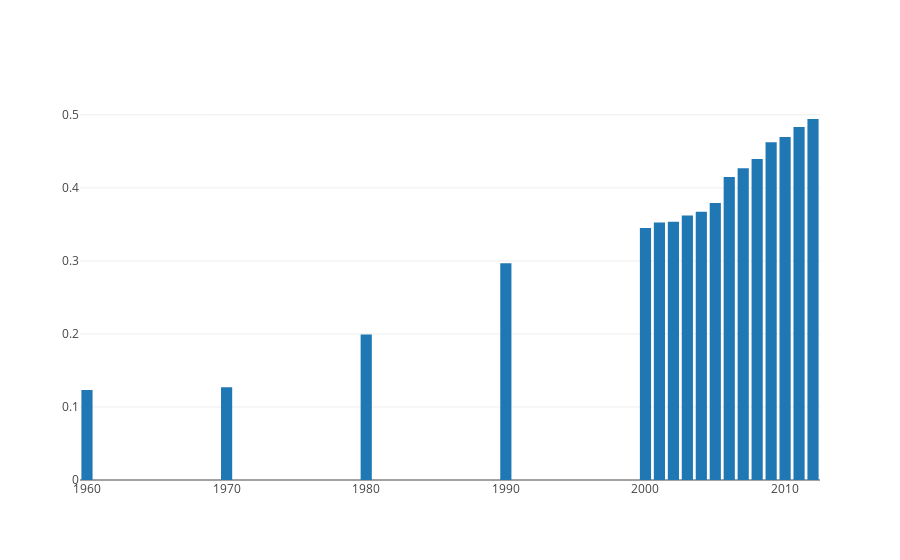

This figure's notebook cell:
### Markdown cell above
Vervolgens kunnen we bepaalde kolommen selecteren met een syntax die vergelijkbaar is als voor python dictionaries. `df['year']` geeft dus de eerste kolom terug.

Op deze manier kunnen we gemakkelijk data selecteren en deze visualiseren met plot.ly. In de volgende cel een voorbeeld van een bar chart op basis van de `year` kolom en de `all` kolom, oftewel het totaal percentage mensen tussen de 25 en 34 wat **niet** getrouwd is.

### Code cell
trace = go.Bar(
    x=df['year'],
    y=df['all']
)
iplot([trace])

### Figure 1 — Plotly figure (JSON) as saved in the notebook; plotly's stock layout.template omitted (floating-point values rounded to 4 significant figures)
{"data": [{"type": "bar", "x": [1960, 1970, 1980, 1990, 2000, 2001, 2002, 2003, 2004, 2005, 2006, 2007, 2008, 2009, 2010, 2011, 2012], "y": [0.1233, 0.127, 0.1992, 0.2968, 0.345, 0.3528, 0.3535, 0.362, 0.3673, 0.3793, 0.4148, 0.4269, 0.4394, 0.4626, 0.4697, 0.4833, 0.4943]}], "layout": {}}
